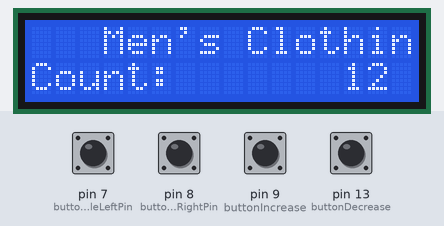
This sketch was run on a simulated Arduino Uno, built with avr-gcc and run on an emulated ATmega328P. Shown: 16×2 character LCD. Inputs (shaded band) come from the test bench; at power-on: pin 7 (buttonCycleLeftPin), pin 8 (buttonCycleRightPin), pin 9 (buttonIncrease), pin 13 (buttonDecrease) LOW. What the sketch prints to the serial monitor is not drawn.

Above: at 1.2 s.
1.3 s: pin 7 (buttonCycleLeftPin) pulled HIGH for 0.15 s
At 2.9 s:
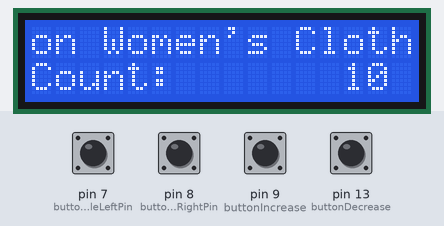
3.8 s: pin 13 (buttonDecrease) pulled HIGH for 0.15 s
At 5.9 s:
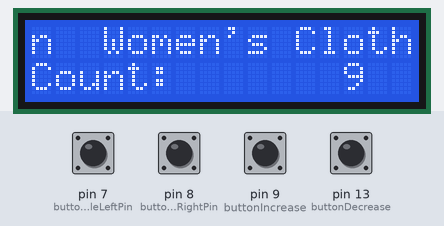
6.3 s: pin 7 (buttonCycleLeftPin) pulled HIGH for 1 s
At 7.7 s:
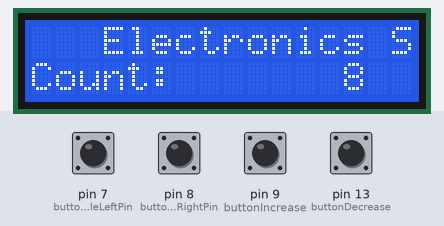
8.8 s: pin 7 (buttonCycleLeftPin) pulled HIGH for 0.15 s
At 10.9 s:
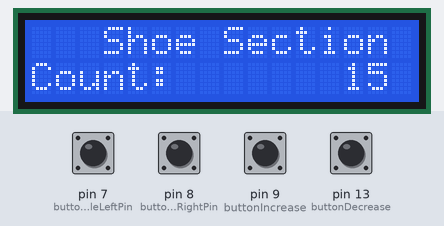
11.3 s: pin 7 (buttonCycleLeftPin) pulled HIGH for 0.15 s
At 12.6 s:
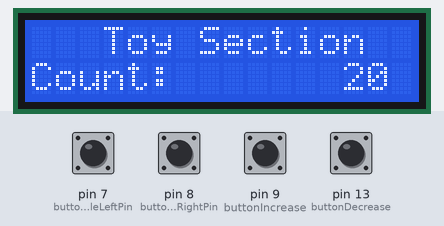
13.8 s: pin 7 (buttonCycleLeftPin) pulled HIGH for 1 s
At 15.9 s:
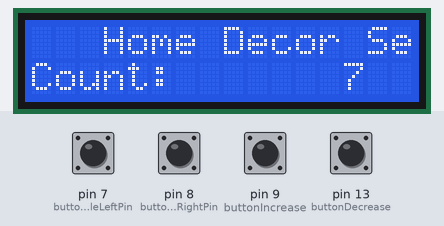
Timing chart, 0 to 17.3 s (numbered marks = the images above; inputs shaded):
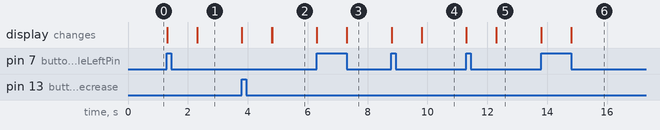

Measured:
- after the input at 1.3 s, the display: first changes at once (image 1 shows a later state)
- after the input at 3.8 s, the display: first changes at once (image 2 shows a later state)
- after the input at 6.3 s, the display: first changes at once (image 3 shows a later state)
- after the input at 8.8 s, the display: first changes at once (image 4 shows a later state)
- after the input at 11.3 s, the display: first changes at once (image 5 shows a later state)
- after the input at 13.8 s, the display: first changes at once (image 6 shows a later state)

The sketch:

device.ino
```cpp
#include <LiquidCrystal.h>
const int buttonCycleLeftPin = 7;
const int buttonCycleRightPin = 8;
const int buttonIncrease = 9;
const int buttonDecrease = 13;

String locs[20] = {"Men's Clothing Section", "Women's Clothing Section", "Electronics Section", "Shoe Section", "Toy Section", "Home Decor Section", "Pet Supplies Section", "Beauty and Personal Care Section", "Jewelry Section", "Sporting Goods Section", "Baby Products Section", "Kitchen and Dining Section", "Appliances Section", "Food and Beverage Section", "Health and Wellness Section", "Outdoor and Garden Section", "Furniture Section", "Entertainment Section", "Home Improvement Section", "Office Supplies Section"};

int count[20] = {12, 10, 8, 15, 20, 7, 6, 9, 6, 9, 7, 10, 8, 12, 11, 6, 13, 8, 11, 14};

LiquidCrystal lcd(12, 11, 5, 4, 3, 2);

int cycleLeftButtonState, cycleRightButtonState = 0;
int increaseButtonState, decreaseButtonState = 0;

int locnum = 0;
String phrase;
bool write = false;

void setup()
{
  Serial.begin(19200);
  Serial.setTimeout(1);

  lcd.begin(16, 2);

  pinMode(buttonCycleLeftPin, INPUT);
  pinMode(buttonCycleRightPin, INPUT);
  pinMode(buttonIncrease, INPUT);
  pinMode(buttonDecrease, INPUT);
}
void loop()
{
  // lcd.print("ITS NOT A BOMB");
  // if(!write){
  //   lcd.print(myArray[locnum]);
  //   write = true;
  // }
  lcd.print("   " + locs[locnum]);
  lcd.setCursor(0, 1);
  lcd.println("Count:     ");
  lcd.print(count[locnum]);

  // delay(500);
  // lcd.clear();
  // delay(500);

  cycleLeftButtonState = digitalRead(buttonCycleLeftPin);
  cycleRightButtonState = digitalRead(buttonCycleRightPin);
  if (cycleLeftButtonState == HIGH)
  {
    Serial.println('<');
    locnum = locnum + 1;
    lcd.clear();
    delay(1000); // Delay to stop double inputs unless they are intentional
  }
  if (cycleRightButtonState == HIGH)
  {
    Serial.println('>');
    locnum = locnum - 1;
    lcd.clear();
    delay(1000);
  }
  increaseButtonState = digitalRead(buttonIncrease);
  decreaseButtonState = digitalRead(buttonDecrease);
  if (increaseButtonState == HIGH)
  {
    Serial.println('+');
    count[locnum] = count[locnum] + 1;
    lcd.clear();
    delay(500); // Delay to stop double inputs unless they are intentional
  }
  if (decreaseButtonState == HIGH)
  {
    Serial.println('-');
    count[locnum] = count[locnum] - 1;
    lcd.clear();
    delay(1000);
  }


}
```
